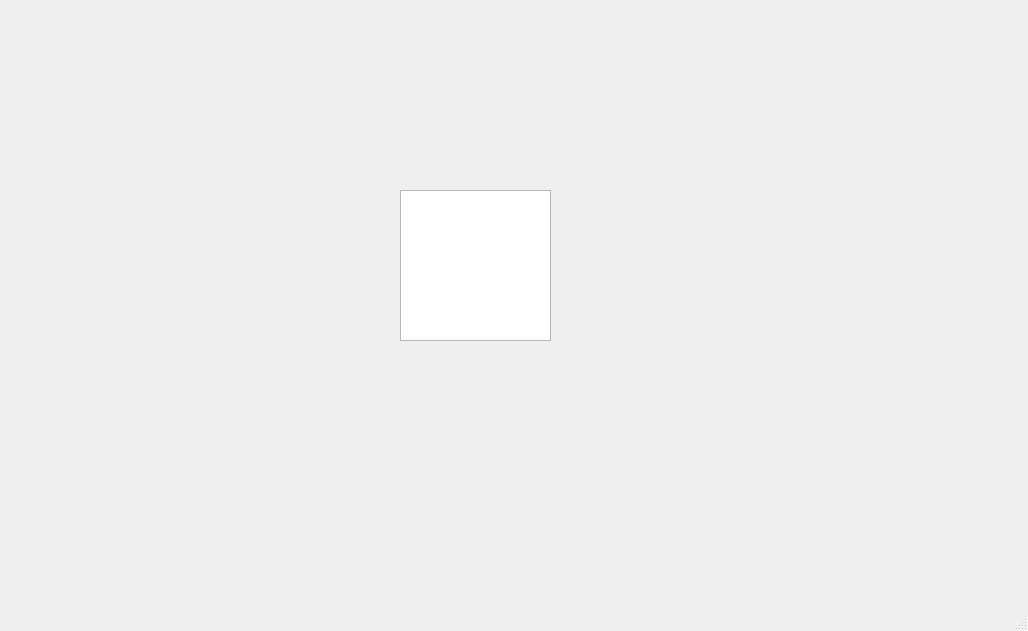
<?xml version="1.0" encoding="UTF-8"?>
<ui version="4.0">
 <class>MainWindow</class>
 <widget class="QMainWindow" name="MainWindow">
  <property name="geometry">
   <rect>
    <x>0</x>
    <y>0</y>
    <width>1028</width>
    <height>631</height>
   </rect>
  </property>
  <property name="windowTitle">
   <string>samurai</string>
  </property>
  <widget class="QWidget" name="centralwidget">
   <widget class="QGraphicsView" name="graphicsView">
    <property name="geometry">
     <rect>
      <x>400</x>
      <y>190</y>
      <width>151</width>
      <height>151</height>
     </rect>
    </property>
    <property name="baseSize">
     <size>
      <width>400</width>
      <height>400</height>
     </size>
    </property>
   </widget>
  </widget>
  <widget class="QStatusBar" name="statusbar"/>
  <widget class="QMenuBar" name="menubar">
   <property name="geometry">
    <rect>
     <x>0</x>
     <y>0</y>
     <width>1028</width>
     <height>22</height>
    </rect>
   </property>
  </widget>
  <action name="actionShow_Picture">
   <property name="text">
    <string>Show Picture</string>
   </property>
  </action>
  <action name="actionChoose">
   <property name="text">
    <string>Choose</string>
   </property>
  </action>
  <action name="actionAnimate">
   <property name="text">
    <string>Animate</string>
   </property>
  </action>
  <action name="actionStop">
   <property name="text">
    <string>Stop</string>
   </property>
  </action>
  <action name="actionQuit">
   <property name="text">
    <string>Quit</string>
   </property>
  </action>
  <action name="actionShow_Picture_2">
   <property name="text">
    <string>Show Picture</string>
   </property>
  </action>
  <action name="actionChoose_2">
   <property name="text">
    <string>Choose Animation</string>
   </property>
  </action>
  <action name="actionAnimate_2">
   <property name="text">
    <string>Default Animation</string>
   </property>
  </action>
  <action name="actionQuit_2">
   <property name="text">
    <string>Quit</string>
   </property>
  </action>
 </widget>
 <resources/>
 <connections>
  <connection>
   <sender>menubar</sender>
   <signal>triggered(QAction*)</signal>
   <receiver>menubar</receiver>
   <slot>close()</slot>
   <hints>
    <hint type="sourcelabel">
     <x>89</x>
     <y>15</y>
    </hint>
    <hint type="destinationlabel">
     <x>89</x>
     <y>15</y>
    </hint>
   </hints>
  </connection>
 </connections>
</ui>
